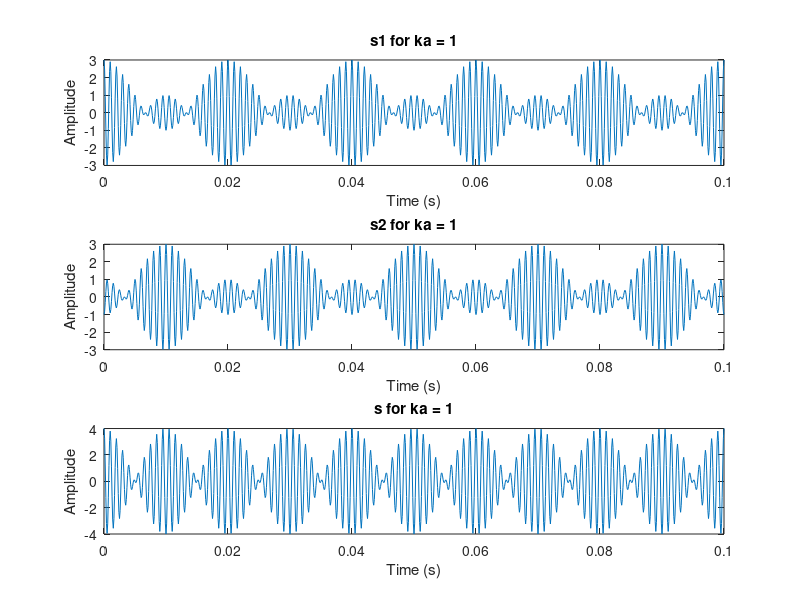
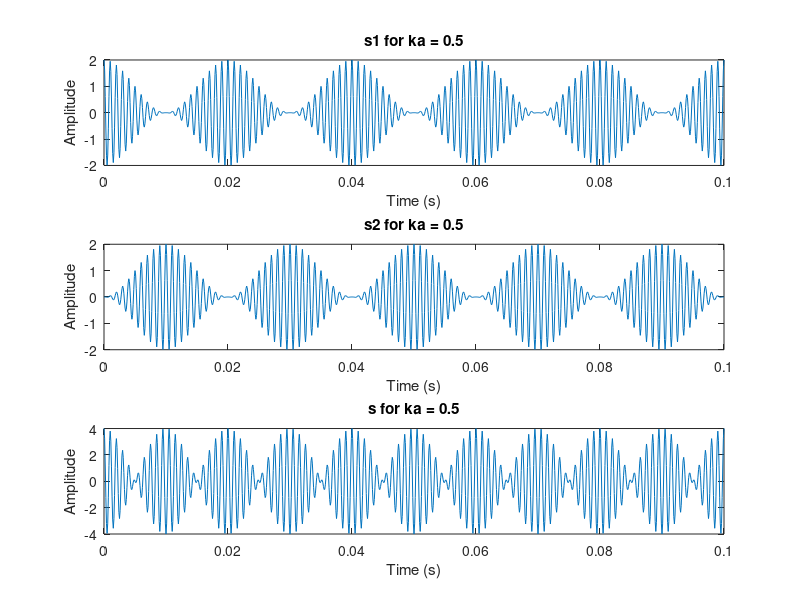
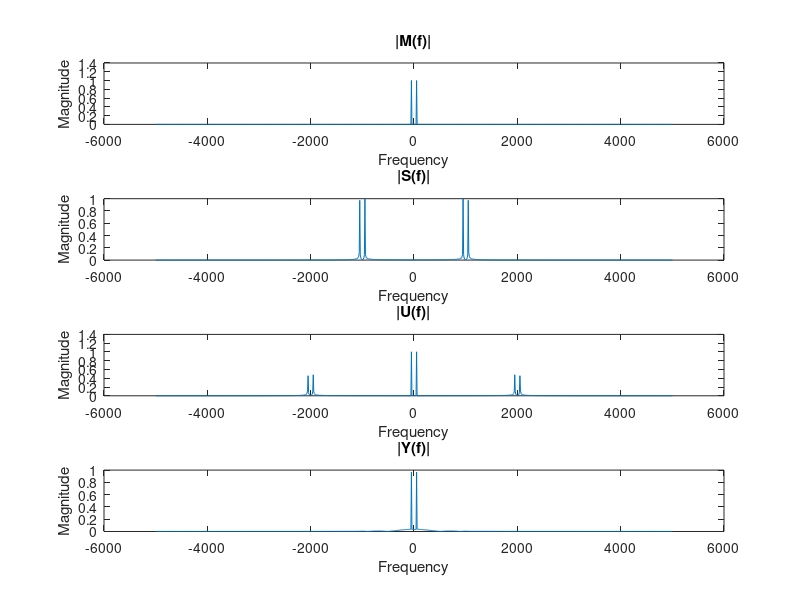
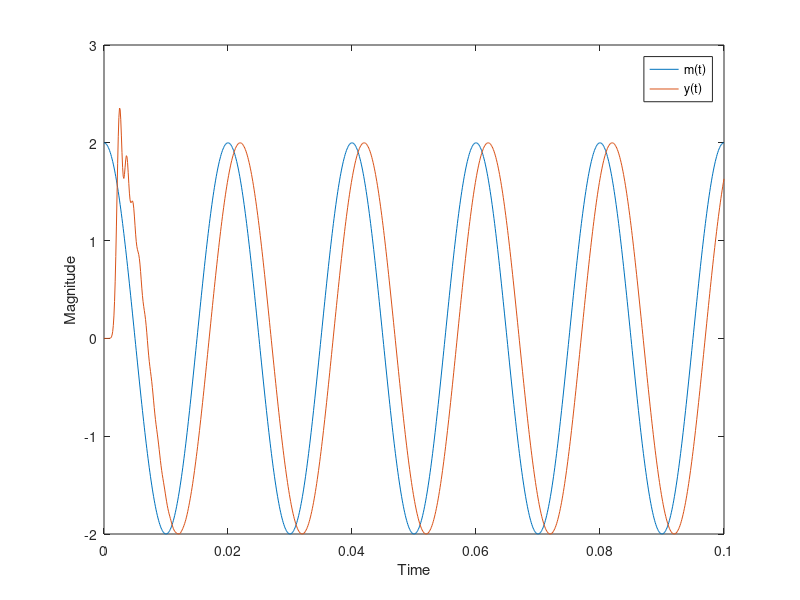

The MATLAB source for these figures, in order:
Am = 2;
fm = 50;
Ac = 1;
fc = 1000;
Fs = 10000;
t = 0:1/Fs:0.1;
ka1 = 1;
ka2 = 0.5;
demod = 1*cos(2*pi*fc*t);
m = Am * cos(2*pi*fm*t);
c = Ac * cos(2*pi*fc*t);

s1 =(1 + ka1*m).*c;
s2 = (1 + ka1*(-1)*m).*c;
s = s1-s2;

s12 =(1 + ka2*m).*c;
s22 = (1 + ka2*(-1)*m).*c;
s_2 = s1-s2;

figure(1)
subplot(311)
plot(t,s1)
title('s1 for ka = 1')
xlabel('Time (s)')
ylabel('Amplitude')

subplot(312)
plot(t,s2)
title('s2 for ka = 1')
xlabel('Time (s)')
ylabel('Amplitude')

subplot(313)
plot(t,s)
title('s for ka = 1')
xlabel('Time (s)')
ylabel('Amplitude')



figure(2)
subplot(311)
plot(t,s12)
title('s1 for ka = 0.5')
xlabel('Time (s)')
ylabel('Amplitude')

subplot(312)
plot(t,s22)
title('s2 for ka = 0.5')
xlabel('Time (s)')
ylabel('Amplitude')

subplot(313)
plot(t,s_2)
title('s for ka = 0.5')
xlabel('Time (s)')
ylabel('Amplitude')

n = 20;
u = s_2.*demod;

[b,a] = butter(n,fc/(Fs/2),'low');
uf = filter(b,a,u);

N = 1001;

w = linspace(-Fs/2,Fs/2,N);

mft = abs(fftshift(fft(m)))/N;
s_2ft = abs(fftshift(fft(s_2)))/N;
uft = abs(fftshift(fft(u)))/N;
yft = abs(fftshift(fft(uf)))/N;

figure(3)
subplot(411)
plot(w,mft)
title('|M(f)|')
xlabel('Frequency')
ylabel('Magnitude')

subplot(412)
plot(w,s_2ft)
title('|S(f)|')
xlabel('Frequency')
ylabel('Magnitude')

subplot(413)
plot(w,uft)
title('|U(f)|')
xlabel('Frequency')
ylabel('Magnitude')

subplot(414)
plot(w,yft)
title('|Y(f)|')
xlabel('Frequency')
ylabel('Magnitude')

figure(4)
plot(t,m)
hold on 
plot(t,uf)
legend('m(t)','y(t)')
xlabel('Time')
ylabel('Magnitude')